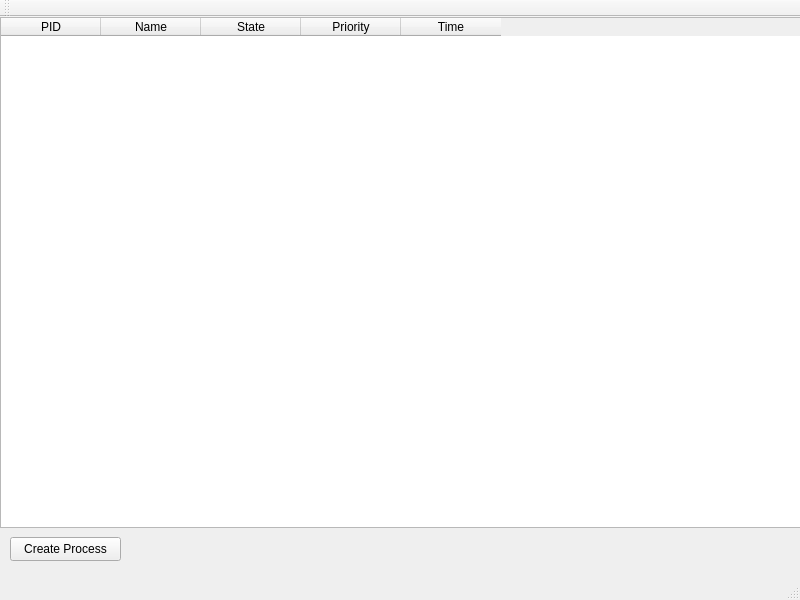
<?xml version="1.0" encoding="UTF-8"?>
<ui version="4.0">
 <class>MainWindow</class>
 <widget class="QMainWindow" name="MainWindow">
  <property name="geometry">
   <rect>
    <x>0</x>
    <y>0</y>
    <width>800</width>
    <height>600</height>
   </rect>
  </property>
  <property name="windowTitle">
   <string>MainWindow</string>
  </property>
  <widget class="QWidget" name="centralwidget">
   <widget class="QPushButton" name="CreateNewProcess">
    <property name="geometry">
     <rect>
      <x>10</x>
      <y>520</y>
      <width>111</width>
      <height>24</height>
     </rect>
    </property>
    <property name="text">
     <string>Create Process</string>
    </property>
   </widget>
   <widget class="QTableWidget" name="InfoTable">
    <property name="geometry">
     <rect>
      <x>0</x>
      <y>0</y>
      <width>801</width>
      <height>511</height>
     </rect>
    </property>
    <column>
     <property name="text">
      <string>PID</string>
     </property>
    </column>
    <column>
     <property name="text">
      <string>Name</string>
     </property>
    </column>
    <column>
     <property name="text">
      <string>State</string>
     </property>
    </column>
    <column>
     <property name="text">
      <string>Priority</string>
     </property>
    </column>
    <column>
     <property name="text">
      <string>Time</string>
     </property>
    </column>
   </widget>
  </widget>
  <widget class="QStatusBar" name="statusbar"/>
  <widget class="QToolBar" name="toolBar">
   <property name="windowTitle">
    <string>toolBar</string>
   </property>
   <attribute name="toolBarArea">
    <enum>TopToolBarArea</enum>
   </attribute>
   <attribute name="toolBarBreak">
    <bool>false</bool>
   </attribute>
  </widget>
 </widget>
 <resources/>
 <connections/>
</ui>
